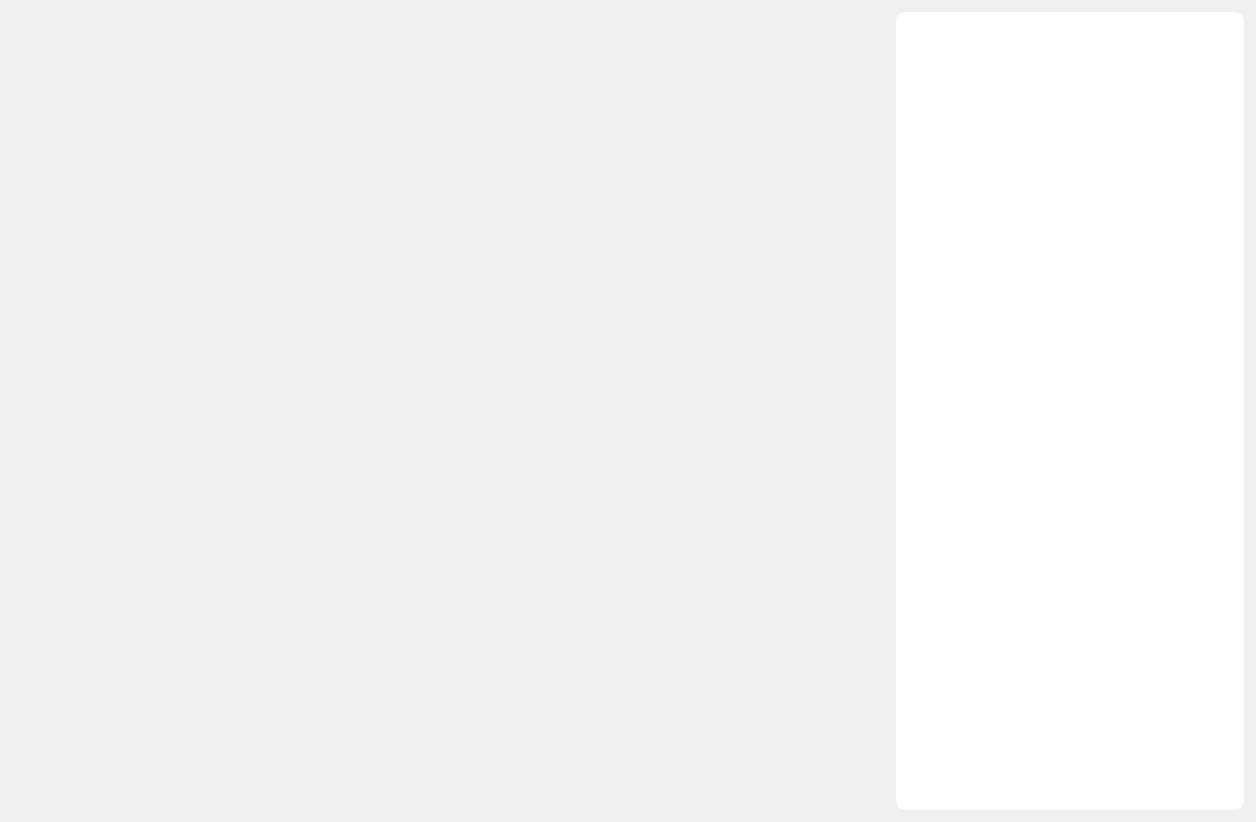
<?xml version="1.0" encoding="UTF-8"?>
<ui version="4.0">
 <class>Form</class>
 <widget class="QWidget" name="Form">
  <property name="geometry">
   <rect>
    <x>0</x>
    <y>0</y>
    <width>1256</width>
    <height>822</height>
   </rect>
  </property>
  <property name="minimumSize">
   <size>
    <width>0</width>
    <height>0</height>
   </size>
  </property>
  <property name="windowTitle">
   <string>Form</string>
  </property>
  <layout class="QHBoxLayout" name="horizontalLayout">
   <item>
    <widget class="QStackedWidget" name="central_window">
     <property name="sizePolicy">
      <sizepolicy hsizetype="Preferred" vsizetype="Preferred">
       <horstretch>0</horstretch>
       <verstretch>0</verstretch>
      </sizepolicy>
     </property>
     <property name="minimumSize">
      <size>
       <width>800</width>
       <height>800</height>
      </size>
     </property>
     <widget class="MessageCentral" name="message_initial">
      <property name="minimumSize">
       <size>
        <width>800</width>
        <height>800</height>
       </size>
      </property>
     </widget>
    </widget>
   </item>
   <item>
    <widget class="QFrame" name="sidebar">
     <property name="sizePolicy">
      <sizepolicy hsizetype="MinimumExpanding" vsizetype="Preferred">
       <horstretch>0</horstretch>
       <verstretch>0</verstretch>
      </sizepolicy>
     </property>
     <property name="minimumSize">
      <size>
       <width>200</width>
       <height>0</height>
      </size>
     </property>
     <property name="maximumSize">
      <size>
       <width>350</width>
       <height>16777215</height>
      </size>
     </property>
     <property name="sizeIncrement">
      <size>
       <width>0</width>
       <height>0</height>
      </size>
     </property>
     <property name="styleSheet">
      <string notr="true">#sidebar{
background-color: rgb(255, 255, 255);
border-radius:10px;
border:1px solid rgb(236,236,236);
}
</string>
     </property>
     <property name="frameShape">
      <enum>QFrame::Panel</enum>
     </property>
     <property name="frameShadow">
      <enum>QFrame::Raised</enum>
     </property>
     <layout class="QVBoxLayout" name="verticalLayout_28">
      <property name="leftMargin">
       <number>0</number>
      </property>
      <property name="topMargin">
       <number>0</number>
      </property>
      <property name="rightMargin">
       <number>0</number>
      </property>
      <property name="bottomMargin">
       <number>0</number>
      </property>
     </layout>
    </widget>
   </item>
  </layout>
 </widget>
 <customwidgets>
  <customwidget>
   <class>MessageCentral</class>
   <extends>QWidget</extends>
   <header>messagecentral</header>
   <container>1</container>
  </customwidget>
 </customwidgets>
 <resources/>
 <connections/>
</ui>
